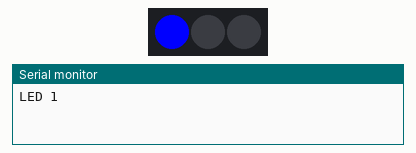
Simulated run of this sketch. Board: Arduino Uno, built with avr-gcc and run on an emulated ATmega328P. Parts: 3 RGB LEDs in strip order, left to right, the last lines printed to the serial monitor.

Above: at 0.2 s.
At 0.6 s:
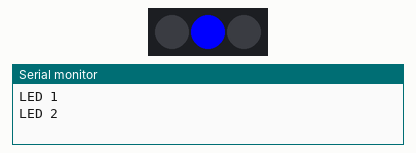
At 2.2 s:
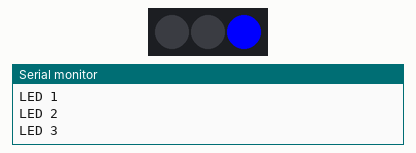
Timing chart, 0 to 3.0 s (numbered marks = the images above):
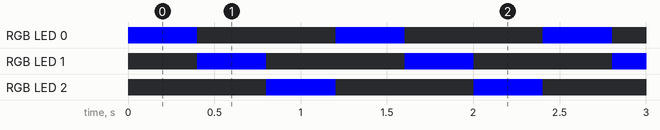

The sketch:

neopixel-uno.ino
```cpp
// Test NeoPixel (3 pixels WS2812) : allumage successif en boucle.
#include <Adafruit_NeoPixel.h>

Adafruit_NeoPixel pixel(3, 6, NEO_GRB + NEO_KHZ800);

void setup() {
  pixel.begin();
  Serial.begin(115200);
}

void allumerSuccessif(uint8_t index, uint32_t c) {
  pixel.clear();
  pixel.setPixelColor(index, c);
  pixel.show();
  Serial.print("LED ");
  Serial.println(index + 1);
  delay(400);
}

void loop() {
  allumerSuccessif(0, pixel.Color(0, 0, 255));
  allumerSuccessif(1, pixel.Color(0, 0, 255));
  allumerSuccessif(2, pixel.Color(0, 0, 255));
}
```

Measured:
- by itself, RGB LED 0–2: alternates RGB(0, 0, 255) for 0.40 s and off for 0.80 s
- by itself, everything shown: repeats every 1.2 s, in 3 steps
